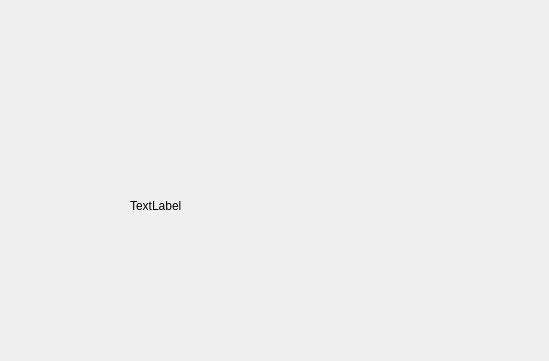
<?xml version="1.0" encoding="UTF-8"?>
<ui version="4.0">
 <class>Dialog</class>
 <widget class="QDialog" name="Dialog">
  <property name="geometry">
   <rect>
    <x>0</x>
    <y>0</y>
    <width>549</width>
    <height>361</height>
   </rect>
  </property>
  <property name="windowTitle">
   <string>Dialog</string>
  </property>
  <property name="styleSheet">
   <string notr="true"/>
  </property>
  <widget class="QLabel" name="gif">
   <property name="geometry">
    <rect>
     <x>130</x>
     <y>90</y>
     <width>371</width>
     <height>231</height>
    </rect>
   </property>
   <property name="text">
    <string>TextLabel</string>
   </property>
  </widget>
 </widget>
 <resources/>
 <connections/>
</ui>
